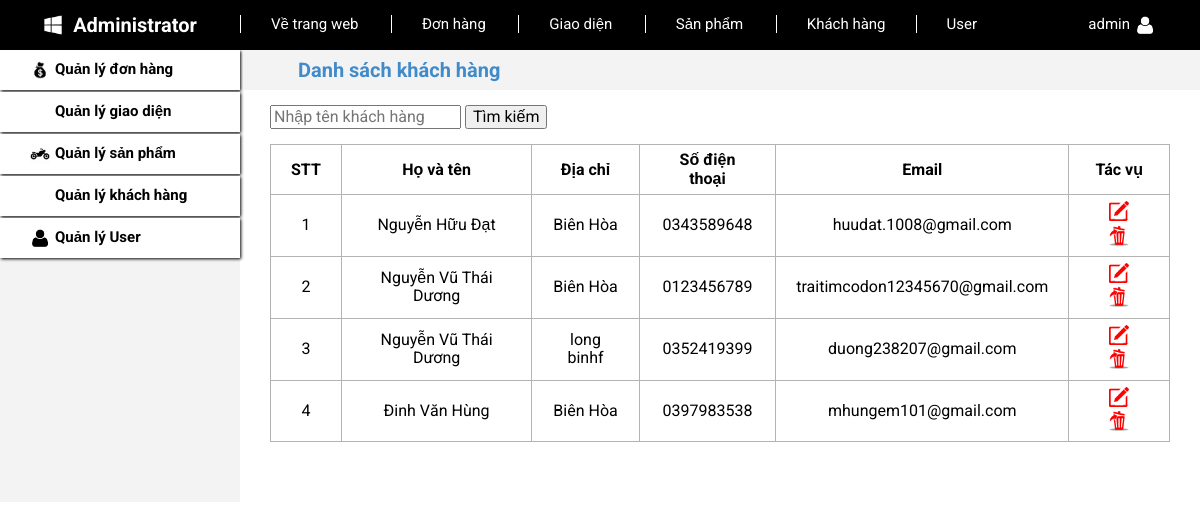
/Admin/customers.php (signed in), run on the app's committed database.
### tables this page shows
CREATE TABLE `khachhang` (
  `MaKH` int(11) NOT NULL,
  `TenKH` varchar(50) NOT NULL,
  `DiaChi` varchar(50) NOT NULL,
  `Sdt` varchar(10) NOT NULL,
  `Email` varchar(30) NOT NULL
);

### Admin/customers.php (the view, shortened to what this page needs)
<?php
    include ('../INCLUDE/connect.php');
    include ('../INCLUDE/admin.php');
    $user = $_SESSION['user'];
    if(isset($_POST['ok']))
    {
        $timkiem = $_POST['timkiem'];
        $sql = 'select * from khachhang where TenKH like "%'.$timkiem.'%"';
    }
    else
        $sql = 'select * from khachhang';
?>
<!DOCTYPE html>
<html lang="en">
<head>
    <link rel="stylesheet" href="../CSS/main.css">
    <link rel="stylesheet" href="../CSS/adindex.css">
</head>
<body>
    <?php
        echo $adheader;
        if($user == 'admin')
        {
            echo '<a href="user.php" class="admin-header-center-link">User</a>';
        }
        echo $adheader1.$user.$adheader2;
        echo $adbody;
        if($user == 'admin')
        {
        echo '<a href="user.php" class="body-left-group">
                <img src="../IMG/user.png" alt="" class="body-left-group-icon">
                <span class="body-left-group-title">Quản lý User</span>
            </a>';
        }
        echo $adbody1;
    ?>
        <div class="body-main">
        	<div class="body-main-header">
                <span class="body-main-header-title">Danh sách khách hàng</span>
            </div>
            <div class="body-main-content">
                <div class="body-main-content-header">
                    <form action="" method="post">
                        <input type="text" name="timkiem" id="timkiem" placeholder="Nhập tên khách hàng" value="<?php if(isset($timkiem)) echo $timkiem; ?>">
                        <input type="submit" name="ok" id="ok" value="Tìm kiếm" onclick="" />
                    </form>
                </div>
                <table class="body-main-content-table">
                    <tr>
                        <th>STT</th>
                        <th>Họ và tên</th>
                        <th>Địa chỉ</th>
                        <th>Số điện thoại</th>
                        <th>Email</th>
                        <th>Tác vụ</th>
                    </tr>
                    <?php
                        $stt = 1;
                        $rs = mysqli_query($con, $sql);
                        while ($r = mysqli_fetch_assoc($rs)){
                            $makh = $r['MaKH'];
                            $tenkh = $r['TenKH'];
                            $diachi = $r['DiaChi'];
                            $sdt = $r['Sdt'];
                            $email = $r['Email'];
                            echo '<tr>
                                    <td>'.$stt.'</td>
                                    <td>'.$tenkh.'</td>
                                    <td>'.$diachi.'</td>
                                    <td>'.$sdt.'</td>
                                    <td>'.$email.'</td>
                                    <td>
                                        <a href="customers/edit.php?id='.$makh.'"><img src="../IMG/update.png" alt="" class="table-img"></a>
                                        <a href="customers/delete.php?id='.$makh.'"><img src="../IMG/delete.png" alt="" class="table-img"></a>
                                    </td>
                                </tr>';
                            $stt++;
                        }
                    ?>
                </table>
            </div>
        </div>
    </div>
</body>
</html>

### CSS/main.css (style rules this page uses)
html { line-height:1.15;-webkit-text-size-adjust:100% }
body { margin:0 }
a { background-color:transparent }
img { border-style:none }
button,input,optgroup,select,textarea { font-family:inherit;font-size:100%;line-height:1.15;margin:0 }
button,input { overflow:visible }
[type=button],[type=reset],[type=submit],button { -webkit-appearance:button }
* { box-sizing: inherit; }
html { font-size: 62.5%; font-family: 'Roboto', sans-serif; box-sizing: border-box; background-color: black; }

### CSS/adindex.css (style rules this page uses)
html { background-color: white; }
html a { text-decoration: none; }
.admin-header-center-link { color: white; font-size: 1.5rem; padding: 0 30px; border-left: white solid 1px; }
.body-main { width: 80%; }
.body-left-group { display: flex; align-items: center; height: 40px; background-color: #ffffff; margin-bottom: 2px; box-shadow: black 1px 1px 3px; }
.body-left-group-icon { width: 20px; margin: 0 5px 0 30px }
.body-left-group-title { font-size: 1.5rem; color: black; font-weight: bold; }
.body-main { margin-top: 50px; margin-bottom: 30px; }
.body-main-header { height: 40px; display: flex; background-color: #F3F3F3; align-items: center; margin-left: 3px; }
.body-main-header-title { font-size: 2rem; font-weight: bold; color: #428BCA; }
.body-main-content { width: 100%; font-size: 1.6rem; }
.body-main-content-header { display: flex; justify-content: space-between; align-items: center; padding: 15px 30px; }
.body-main-content-table { border-collapse: collapse; width: calc(100% - 60px); margin: 0 30px 30px 30px; overflow-x:auto; }
.body-main-content-table td,th { padding: 0.6rem 2rem; border: 1px solid #b3b3b3; text-align: center; }
.table-img { width: 20px; margin: 0 5px 0 5px; }

### data on the page
khachhang: TenKH "Nguyễn Hữu Đạt", DiaChi "Biên Hòa", Sdt "0343589648", Email "huudat.1008@gmail.com"
khachhang: TenKH "Nguyễn Vũ Thái Dương", DiaChi "Biên Hòa", Sdt "0123456789", Email "traitimcodon12345670@gmail.com"
khachhang: TenKH "Nguyễn Vũ Thái Dương", DiaChi "long binhf", Sdt "0352419399", Email "duong238207@gmail.com"
khachhang: TenKH "Đinh Văn Hùng", DiaChi "Biên Hòa", Sdt "0397983538", Email "mhungem101@gmail.com"

### other printed values
$user "admin"
